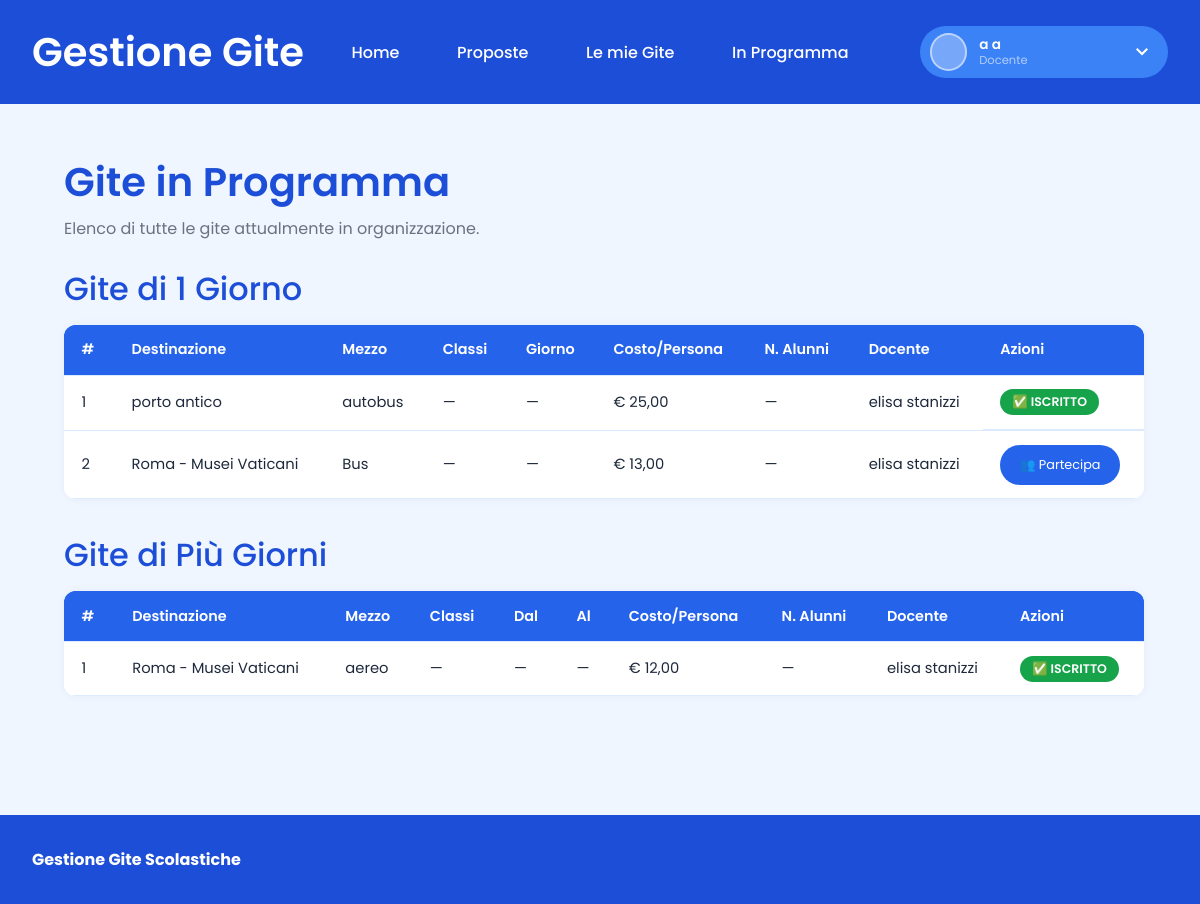
The app's page /inProgramma.php (signed in) with its own data.
### tables this page shows
CREATE TABLE `gita1g` (
  `idGita` int(11) NOT NULL,
  `idUtente` int(11) NOT NULL,
  `destinazione` varchar(255) NOT NULL,
  `descrizione` varchar(50) DEFAULT NULL,
  `mezzo` varchar(100) DEFAULT NULL,
  `periodo` varchar(100) DEFAULT NULL,
  `giorno` date DEFAULT NULL,
  `costoMezzo` decimal(10,2) DEFAULT NULL,
  `costoAttivita` decimal(10,2) DEFAULT NULL,
  `costoAPersona` decimal(10,2) DEFAULT NULL,
  `numAlunni` int(11) DEFAULT NULL,
  `classi` varchar(20) DEFAULT NULL,
  `idStato` int(11) NOT NULL
);

CREATE TABLE `gite5` (
  `idGita` int(11) NOT NULL,
  `idUtente` int(11) NOT NULL,
  `destinazione` varchar(255) NOT NULL,
  `descrizione` varchar(50) DEFAULT NULL,
  `mezzo` varchar(100) DEFAULT NULL,
  `periodo` varchar(100) DEFAULT NULL,
  `giornoInizio` date DEFAULT NULL,
  `giornoFine` date DEFAULT NULL,
  `costoAPersona` decimal(10,2) DEFAULT NULL,
  `numAlunni` int(11) DEFAULT NULL,
  `classi` varchar(20) DEFAULT NULL,
  `idStato` int(11) NOT NULL
);

### inProgramma.php (the view, shortened to what this page needs)
<?php
include('nav.php');
$idUtenteLoggato = intval($_SESSION['id_utente'] ?? 0);
$res1g = mysqli_query($conn,
    "SELECT g.*, CONCAT(u.Nome, ' ', u.Cognome) AS autore
     FROM gita1g g JOIN utente u ON g.idUtente = u.IDUtente
     WHERE g.idStato = 4 ORDER BY g.giorno ASC"
);
$res5g = mysqli_query($conn,
    "SELECT g.*, CONCAT(u.Nome, ' ', u.Cognome) AS autore
     FROM gite5 g JOIN utente u ON g.idUtente = u.IDUtente
     WHERE g.idStato = 4 ORDER BY g.giornoInizio ASC"
);
?>
<!DOCTYPE html>
<html lang="it">
<head>
    <link rel="stylesheet" href="style.css">
    <link rel="stylesheet" href="vetrina.css">
    <link rel="stylesheet" href="style_custom.css">
</head>
<body>
<div class="container">
<main class="content bozze-padding">
<div class="hero-section" style="margin-bottom:1.5rem;">
    <h2 style="margin-bottom:0.25rem;color:var(--blue-700);">Gite in Programma</h2>
    <p style="color:#64748b;margin:0;">Elenco di tutte le gite attualmente in organizzazione.</p>
</div>
<h3 style="color:var(--blue-700);margin-bottom:0.75rem;">Gite di 1 Giorno</h3>
<div class="table-section"><div class="table-container">
<table>
<thead><tr>
    <th>#</th><th>Destinazione</th><th>Mezzo</th><th>Classi</th>
    <th>Giorno</th><th>Costo/Persona</th><th>N. Alunni</th><th>Docente</th><th>Azioni</th>
</tr></thead>
<tbody>
<?php
$n = 1;
if ($res1g && mysqli_num_rows($res1g) > 0):
    while ($row = mysqli_fetch_assoc($res1g)):
        $id      = intval($row['idGita']);
        $dest    = htmlspecialchars($row['destinazione'] ?? '');
        $mezzo   = htmlspecialchars($row['mezzo']   ?? '');
        $classi  = htmlspecialchars($row['classi']  ?? '');
        $giorno  = $row['giorno'] ? date('d/m/Y', strtotime($row['giorno'])) : '—';
        $costo   = $row['costoAPersona'] !== null ? '&euro; ' . number_format($row['costoAPersona'], 2, ',', '.') : '—';
        $numAl   = $row['numAlunni'] ?? '';
        $autore  = htmlspecialchars($row['autore'] ?? '');
        $chk = mysqli_query($conn, "SELECT id FROM accompagnatori WHERE idgita=$id AND idutente=$idUtenteLoggato AND tipo_gita='1g'");
        $giaPart = ($chk && mysqli_num_rows($chk) > 0) || ($row['idUtente'] == $idUtenteLoggato);
?>
    <tr>
        <td><?php echo $n++; ?></td>
        <td><?php echo $dest; ?></td>
        <td><?php echo $mezzo ?: '—'; ?></td>
        <td><?php echo $classi ?: '—'; ?></td>
        <td><?php echo $giorno; ?></td>
        <td><?php echo $costo; ?></td>
        <td><?php echo $numAl ?: '—'; ?></td>
        <td><?php echo $autore; ?></td>
        <td style="display:flex;gap:0.4rem;flex-wrap:wrap;align-items:center;">
            <?php if ($giaPart): ?>
                <span class="badge badge-success" style="font-size:0.78rem;">✅ Iscritto</span>
            <?php else: ?>
                <form method="POST" action="inProgramma.php" style="margin:0;">
                    <button type="submit" class="button xs">👥 Partecipa</button>
                </form>
            <?php endif; ?>
        </td>
    </tr>
<?php endwhile; else: ?>
    <tr><td colspan="9" style="text-align:center;color:#94a3b8;">Nessuna gita di 1 giorno in organizzazione.</td></tr>
<?php endif; ?>
</tbody>
</table>
</div></div>
<h3 style="color:var(--blue-700);margin:2rem 0 0.75rem;">Gite di Più Giorni</h3>
<div class="table-section"><div class="table-container">
<table>
<thead><tr>
    <th>#</th><th>Destinazione</th><th>Mezzo</th><th>Classi</th>
    <th>Dal</th><th>Al</th><th>Costo/Persona</th><th>N. Alunni</th><th>Docente</th><th>Azioni</th>
</tr></thead>
<tbody>
<?php
$n = 1;
if ($res5g && mysqli_num_rows($res5g) > 0):
    while ($row = mysqli_fetch_assoc($res5g)):
        $id     = intval($row['idGita']);
        $dest   = htmlspecialchars($row['destinazione'] ?? '');
        $mezzo  = htmlspecialchars($row['mezzo']   ?? '');
        $classi = htmlspecialchars($row['classi']  ?? '');
        $gi     = $row['giornoInizio'] ? date('d/m/Y', strtotime($row['giornoInizio'])) : '—';
        $gf     = $row['giornoFine']   ? date('d/m/Y', strtotime($row['giornoFine']))   : '—';
        $costo  = $row['costoAPersona'] !== null ? '&euro; ' . number_format($row['costoAPersona'], 2, ',', '.') : '—';
        $numAl  = $row['numAlunni'] ?? '';
        $autore = htmlspecialchars($row['autore'] ?? '');
        $chk = mysqli_query($conn, "SELECT id FROM accompagnatori WHERE idgita=$id AND idutente=$idUtenteLoggato AND tipo_gita='5g'");
        $giaPart = ($chk && mysqli_num_rows($chk) > 0) || ($row['idUtente'] == $idUtenteLoggato);
?>
    <tr>
        <td><?php echo $n++; ?></td>
        <td><?php echo $dest; ?></td>
        <td><?php echo $mezzo ?: '—'; ?></td>
        <td><?php echo $classi ?: '—'; ?></td>
        <td><?php echo $gi; ?></td>
        <td><?php echo $gf; ?></td>
        <td><?php echo $costo; ?></td>
        <td><?php echo $numAl ?: '—'; ?></td>
        <td><?php echo $autore; ?></td>
        <td style="display:flex;gap:0.4rem;flex-wrap:wrap;align-items:center;">
            <?php if ($giaPart): ?>
                <span class="badge badge-success" style="font-size:0.78rem;">✅ Iscritto</span>
            <?php endif; ?>
        </td>
    </tr>
<?php endwhile; else: ?>
    <tr><td colspan="10" style="text-align:center;color:#94a3b8;">Nessuna gita di più giorni in organizzazione.</td></tr>
<?php endif; ?>
</tbody>
</table>
</div></div>
</main>
<footer><div class="footer-container"><div class="footer-left"><p><strong>Gestione Gite Scolastiche</strong></p></div></div></footer>
</div>
</body>
</html>

### style.css (style rules this page uses)
:root { --blue-50: #EFF6FF; --blue-100: #DBEAFE; --blue-200: #BFDBFE; --blue-400: #60A5FA; --blue-500: #3B82F6; --blue-600: #2563EB; --blue-700: #1D4ED8; --blue-900: #1E3A5F; --color-primary: var(--blue-600); --color-primary-hover: var(--blue-700); --color-secondary: var(--blue-400); --color-accent: var(--blue-200); --color-surface: var(--blue-50); --color-surface-hover: var(--blue-100); --my-white: #ffffff; --my-white-h: var(--blue-100); --my-icy-blue: var(--blue-100); --my-blue: var(--blue-600); --my-dark-blue: var(--blue-900); --my-gray: #6B7280; --my-green: #16A34A; --my-red: #DC2626; --my-yellow: #EAB308; --my-background: var(--blue-50); --pro: var(--blue-400); --hex-dark-blue: var(--blue-700); --hex-red: #DC2626; --hex-orange: #F97316; --hex-yellow: #EAB308; --hex-dark-green: #16A34A; --hex-light-green: #86EFAC; --hex-light-blue: var(--blue-400); --hex-blue: var(--blue-600); --hex-purple: #7C3AED; --radius: 30px; --radius-1: 16px; --header-color: var(--blue-700); --header-color-hover: var(--blue-900); --footer-color: var(--blue-800, #1E40AF); --text-on-light: var(--blue-900); --text-on-primary: #ffffff; --link-color: var(--blue-600); --link-hover-color: var(--blue-700); --header-height: 6.5rem; margin: 0; padding: 0; font-family: 'Poppins', sans-serif; --h1: 3rem; --h2: 2.5rem; --h3: 2rem; --h4: 1.5rem; --p: 1rem; }
body { background: var(--my-background); color: var(--text-on-light); padding: 0; margin: 0; }
footer { width: 100%; background: var(--blue-700); padding: 2rem 0; color: var(--text-on-primary); }
.footer-container { max-width: 1200px; margin: 0 auto; padding: 0 2rem; display: flex; justify-content: space-between; align-items: center; flex-wrap: wrap; gap: 1rem; }
.footer-left { display: flex; flex-direction: column; gap: 0.5rem; }
h1, h2, h3, h4, p, a { margin: 0; color: inherit; }
h2 { font-size: var(--h2); font-weight: 600; }
h3 { font-size: var(--h3); font-weight: 500; }
p, a { font-size: var(--p); font-weight: normal; }
.container { width: 100%; top: var(--header-height); min-height: 100vh; display: flex; flex-direction: column; }
.content { flex-grow: 1; width: 100%; }

### vetrina.css (style rules this page uses)
button.m, button, .button { border-radius: var(--radius); border: none; background: var(--blue-600); color: white; height: 3.5rem; min-width: 8.5rem; padding: 0 1.2rem; box-sizing: border-box; font-family: inherit; font-size: 1rem; display: inline-flex; align-items: center; justify-content: center; cursor: pointer; text-decoration: none; transition: background 0.18s ease, box-shadow 0.18s ease, transform 0.1s ease; }
button.xs, .button.xs { height: 2.5rem; min-width: 7rem; font-size: 0.8rem; }
.badge { display: inline-block; padding: 0.25rem 0.75rem; border-radius: 99px; font-size: 0.8rem; font-weight: 600; text-transform: uppercase; }
.badge-success { background-color: var(--my-green); color: white; }
.table-container { overflow-x: auto; border-radius: var(--radius-1); box-shadow: 0 0 10px rgba(0,0,0,0.05); background: white; }

### style_custom.css (style rules this page uses)
.hero-section p { color: var(--my-gray) !important; }
.bozze-padding { padding: 3rem 4rem; max-width: 90%; min-height: 50vh; margin: 0 auto; }
.table-container { overflow-x: auto; border-radius: 12px; }
.table-container table { width: 100%; border-collapse: collapse; }
.table-container thead tr { background: var(--blue-600); color: #fff; }
.table-container thead th { padding: 0.9rem 1.1rem; font-weight: 600; font-size: 0.9rem; text-align: left; white-space: nowrap; }
.table-container tbody tr { border-bottom: 1px solid var(--blue-100); transition: background 0.15s; }
.table-container tbody td { padding: 0.85rem 1.1rem; font-size: 0.92rem; color: #1e293b; vertical-align: middle; }
.table-container tbody td:last-child { display: flex; align-items: center; gap: 0.4rem; flex-wrap: nowrap; }

### records on screen
gita1g: destinazione "porto antico", mezzo "autobus", classi "—", giorno "—", costoAPersona "€ 25,00", numAlunni "—", autore "elisa stanizzi", shows "✅ ISCRITTO"
gita1g: destinazione "Roma - Musei Vaticani", mezzo "Bus", classi "—", giorno "—", costoAPersona "€ 13,00", numAlunni "—", autore "elisa stanizzi"
gite5: destinazione "Roma - Musei Vaticani", mezzo "aereo", classi "—", giornoInizio "—", giornoFine "—", costoAPersona "€ 12,00", numAlunni "—", autore "elisa stanizzi"

### other values on screen
$nome_utente "a a"
